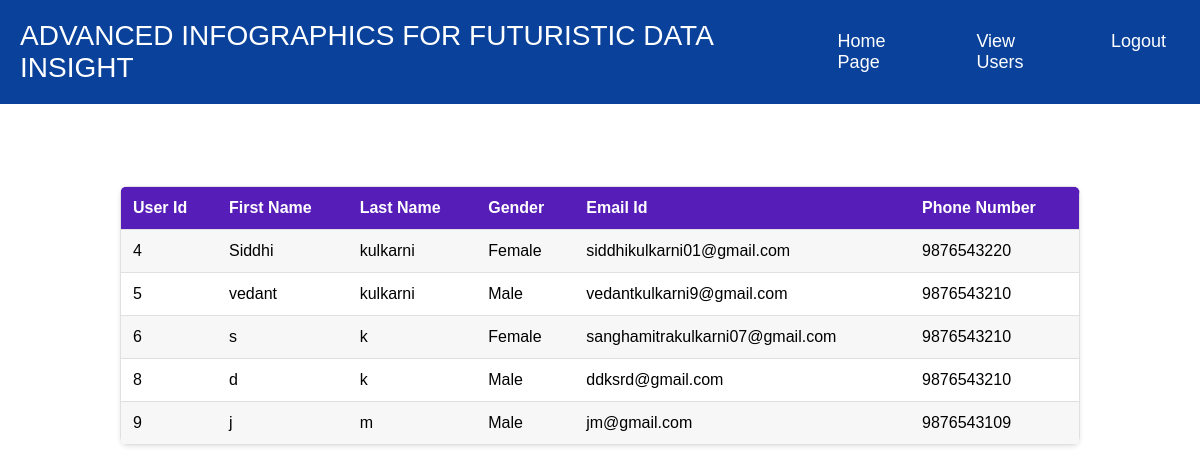
/adminviewusers/, run on the app's committed database.
### webapp/models.py (models this page shows, shortened)
class NewUser(models.Model):
    firstname = models.CharField(max_length=100)
    lastname = models.CharField(max_length=100)
    username = models.CharField(max_length=100)
    password = models.CharField(max_length=100)
    gender = models.CharField(max_length=100)
    emailid = models.EmailField()
    phonenumber = models.CharField(max_length=100)
    class Meta:
        db_table = "NewUser"

### webapp/views.py (the view)
# urls.py: path('adminviewusers/', views.adminviewusers),
def adminviewusers(request):
    mydata = NewUser.objects.all()
    template = loader.get_template('adminviewusers.html')
    context = {'data': mydata}
    return HttpResponse(template.render(context, request))

### webapp/templates/adminviewusers.html (shortened to what this page needs)
{% extends 'adminheader.html' %}
{% load static %}
{% block content %}
<!DOCTYPE html>
<html>
<head>
</head>
<body>
	<div id="about" class="about-box">
		<div class="about-a1">
			<div class="container">
				<div class="row">
					<div class="col-lg-12 text-center">
						<div class="title-box">
							<h2>Admin View Users</h2>
						</div>
					</div>
				</div>
				<div class="row">
					<div class="table-container">
						<table>
							<tr>
								<th>User Id</th>
								<th>First Name</th>
								<th>Last Name</th>
								<th>Gender</th>
								<th>Email Id</th>
								<th>Phone Number</th>
							</tr>
							{% for temp in data %}
							<tr>
								<td>{{temp.id}}</td>
								<td>{{temp.firstname}}</td>
								<td>{{temp.lastname}}</td>
								<td>{{temp.gender}}</td>
								<td>{{temp.emailid}}</td>
								<td>{{temp.phonenumber}}</td>
							</tr>
							{% endfor %}
						</table>
					</div>
				</div>
			</div>
		</div>
	</div>
</body>
</html>
{% endblock %}

### webapp/templates/adminheader.html (shortened to what this page needs)
<!DOCTYPE html>
<html lang="en">
 <head>
 </head>
 <body>
 <nav class="navbar">
 <div class="logo">ADVANCED INFOGRAPHICS FOR FUTURISTIC DATA INSIGHT</div>
 <ul class="nav-links">
 <div class="menu">
 <li><a href="/adminmainpage">Home Page </a></li>
  <li><a href="/adminviewusers">View Users</a></li>
 <li><a href="/logout">Logout</a></li>
 </div>
 </ul>
 </nav>
 {% block content %} {% endblock %}
 </body>
</html>

### webapp/templates/adminheader.html (style rules this page uses)
* { margin: 0; padding: 0; box-sizing: border-box; }
body { font-family: cursive; }
a { text-decoration: none; }
li { list-style: none; }
.navbar { display: flex; align-items: center; justify-content: space-between; padding: 20px; background-color: rgb(10, 66, 155); color: #fff; }
.nav-links a { color: #fff; }
.logo { font-size: 28px; }
.menu { display: flex; gap: 1em; font-size: 18px; }
.menu li { padding: 5px 14px; }

### webapp/templates/adminviewusers.html (style rules this page uses)
body { font-family: Arial, sans-serif; background-image: url(https://photographylife.com/wp-content/uploads/2017/01/Best-of-2016-Nasim-Mansurov-20.jpg); margin: 0; padding: 0; }
.table-container { margin: 20px auto; width: 80%; background-color: #fff; box-shadow: 0 2px 4px rgba(0, 0, 0, 0.1); border-radius: 8px; overflow: hidden; }
table { width: 100%; border-collapse: collapse; border: 1px solid #e0e0e0; }
th, td { padding: 12px; text-align: left; border-bottom: 1px solid #e0e0e0; }
th { background-color: #561db9; color: #ffffff; }
tr:nth-child(even) { background-color: #f7f7f7; }
.title-box { margin-top: 30px; }
h2 { text-align: center; font-size: 28px; color: #ffffff; margin-bottom: 10px; }
td { vertical-align: middle; }

### data on the page
NewUser: id "4", firstname "Siddhi", lastname "kulkarni", gender "Female", emailid "siddhikulkarni01@gmail.com", phonenumber "9876543220"
NewUser: id "5", firstname "vedant", lastname "kulkarni", gender "Male", emailid "vedantkulkarni9@gmail.com", phonenumber "9876543210"
NewUser: id "6", firstname "s", lastname "k", gender "Female", emailid "sanghamitrakulkarni07@gmail.com", phonenumber "9876543210"
NewUser: id "8", firstname "d", lastname "k", gender "Male", emailid "ddksrd@gmail.com", phonenumber "9876543210"
NewUser: id "9", firstname "j", lastname "m", gender "Male", emailid "jm@gmail.com", phonenumber "9876543109"
